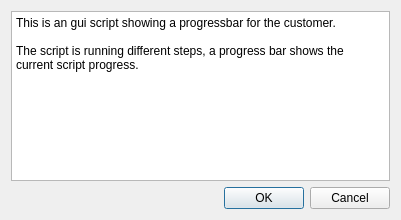
<?xml version="1.0" encoding="UTF-8"?>
<ui version="4.0">
 <class>Form</class>
 <widget class="QWidget" name="Form">
  <property name="geometry">
   <rect>
    <x>0</x>
    <y>0</y>
    <width>401</width>
    <height>220</height>
   </rect>
  </property>
  <property name="windowTitle">
   <string>Example of script with progressbar</string>
  </property>
  <layout class="QVBoxLayout" name="verticalLayout">
   <item>
    <widget class="QTextEdit" name="textEdit">
     <property name="html">
      <string>&lt;!DOCTYPE HTML PUBLIC &quot;-//W3C//DTD HTML 4.0//EN&quot; &quot;http://www.w3.org/TR/REC-html40/strict.dtd&quot;&gt;
&lt;html&gt;&lt;head&gt;&lt;meta name=&quot;qrichtext&quot; content=&quot;1&quot; /&gt;&lt;meta charset=&quot;utf-8&quot; /&gt;&lt;style type=&quot;text/css&quot;&gt;
p, li { white-space: pre-wrap; }
hr { height: 1px; border-width: 0; }
li.unchecked::marker { content: &quot;\2610&quot;; }
li.checked::marker { content: &quot;\2612&quot;; }
&lt;/style&gt;&lt;/head&gt;&lt;body style=&quot; font-family:'Segoe UI'; font-size:9pt; font-weight:400; font-style:normal;&quot;&gt;
&lt;p style=&quot; margin-top:0px; margin-bottom:0px; margin-left:0px; margin-right:0px; -qt-block-indent:0; text-indent:0px;&quot;&gt;This is an gui script showing a progressbar for the customer.&lt;/p&gt;
&lt;p style=&quot;-qt-paragraph-type:empty; margin-top:0px; margin-bottom:0px; margin-left:0px; margin-right:0px; -qt-block-indent:0; text-indent:0px;&quot;&gt;&lt;br /&gt;&lt;/p&gt;
&lt;p style=&quot; margin-top:0px; margin-bottom:0px; margin-left:0px; margin-right:0px; -qt-block-indent:0; text-indent:0px;&quot;&gt;The script is running different steps, a progress bar shows the current script progress.&lt;/p&gt;
&lt;p style=&quot;-qt-paragraph-type:empty; margin-top:0px; margin-bottom:0px; margin-left:0px; margin-right:0px; -qt-block-indent:0; text-indent:0px;&quot;&gt;&lt;br /&gt;&lt;/p&gt;&lt;/body&gt;&lt;/html&gt;</string>
     </property>
    </widget>
   </item>
   <item>
    <widget class="QDialogButtonBox" name="buttonBox">
     <property name="standardButtons">
      <set>QDialogButtonBox::Cancel|QDialogButtonBox::Ok</set>
     </property>
    </widget>
   </item>
  </layout>
 </widget>
 <resources/>
 <connections/>
</ui>
